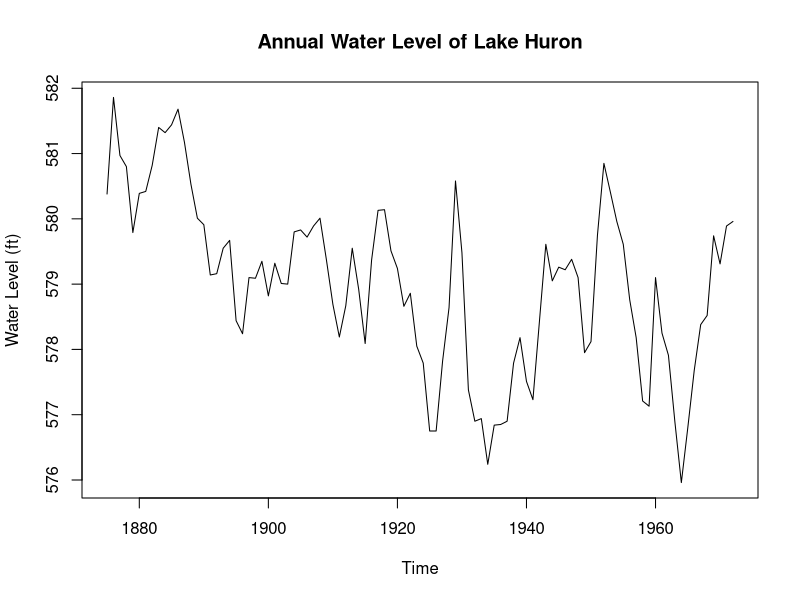
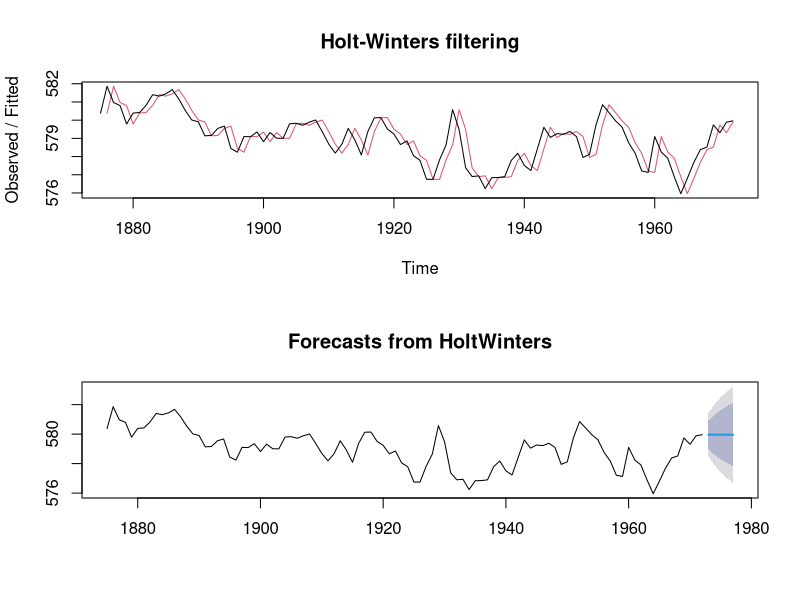
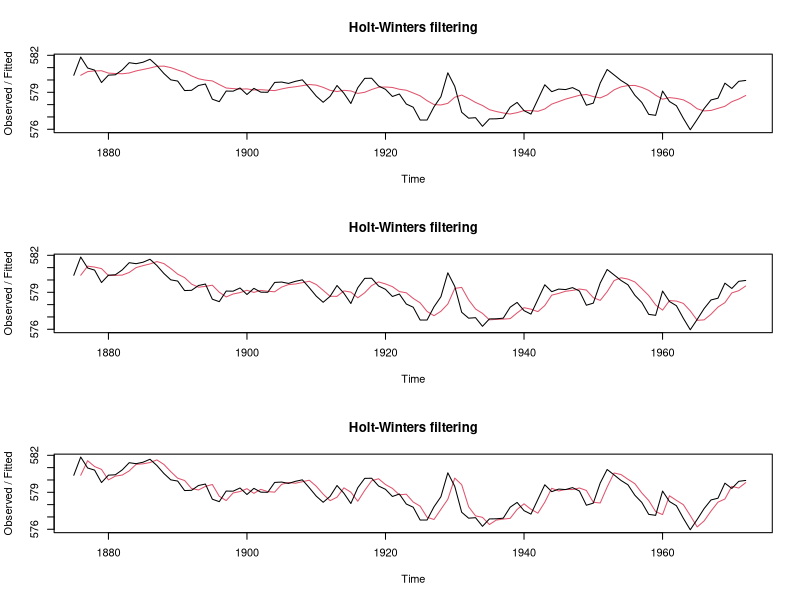
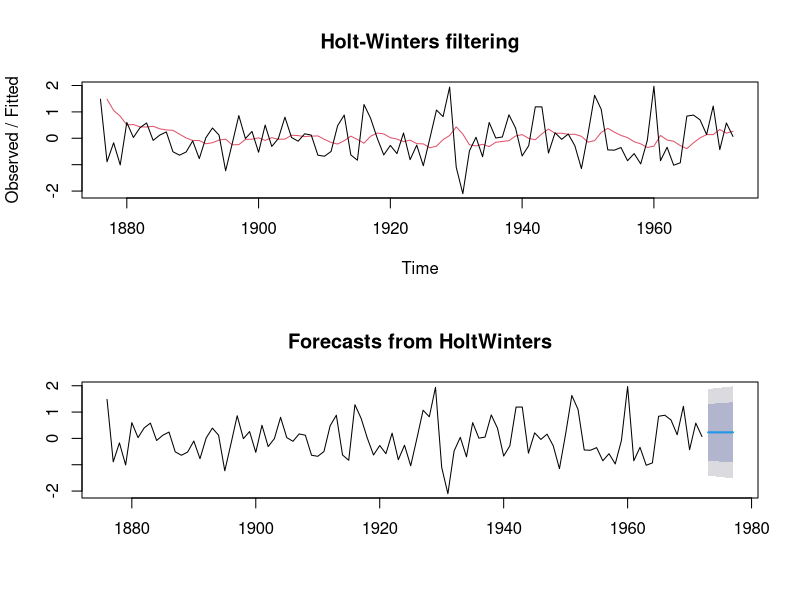
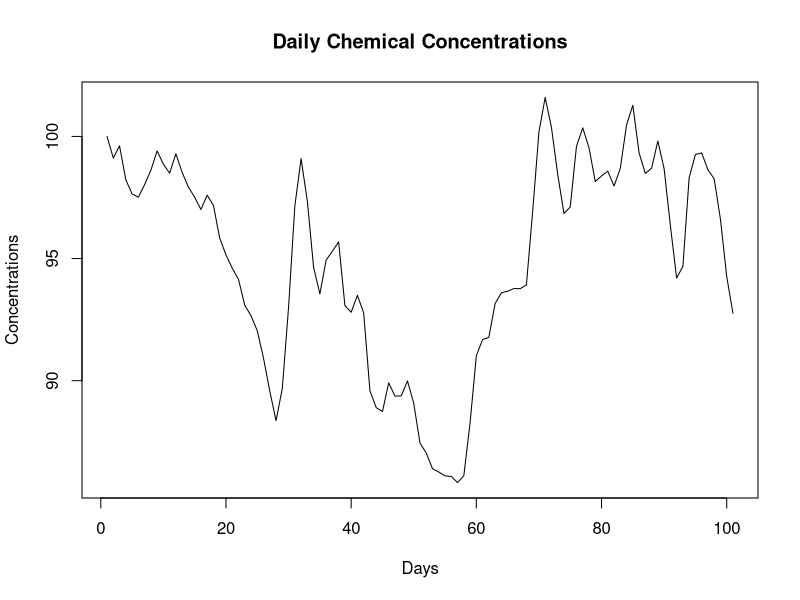
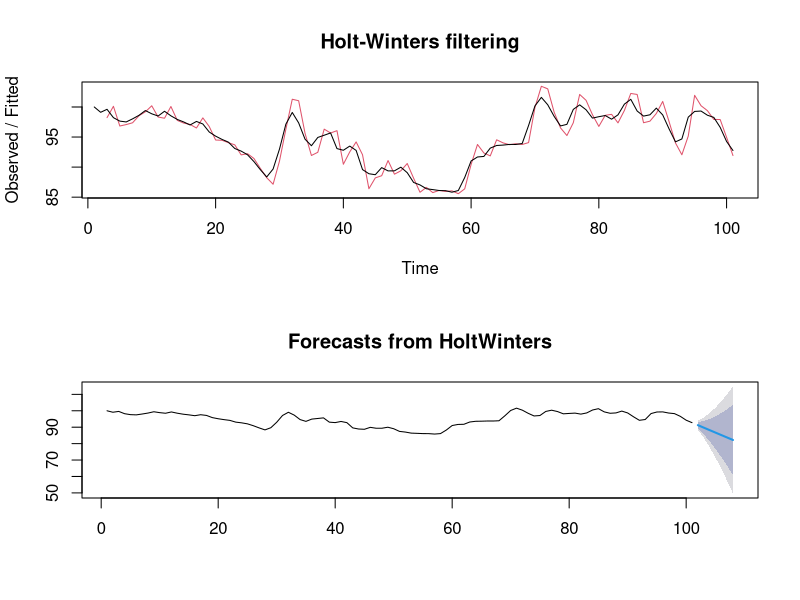
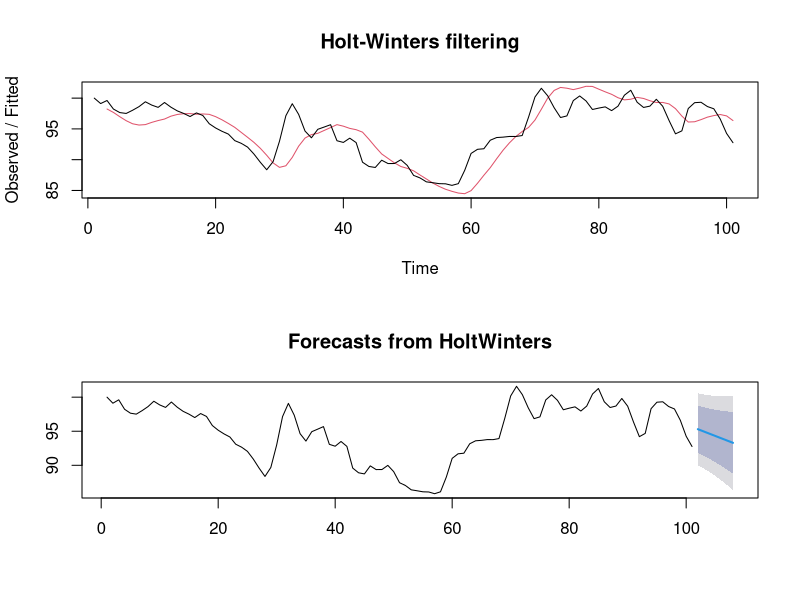
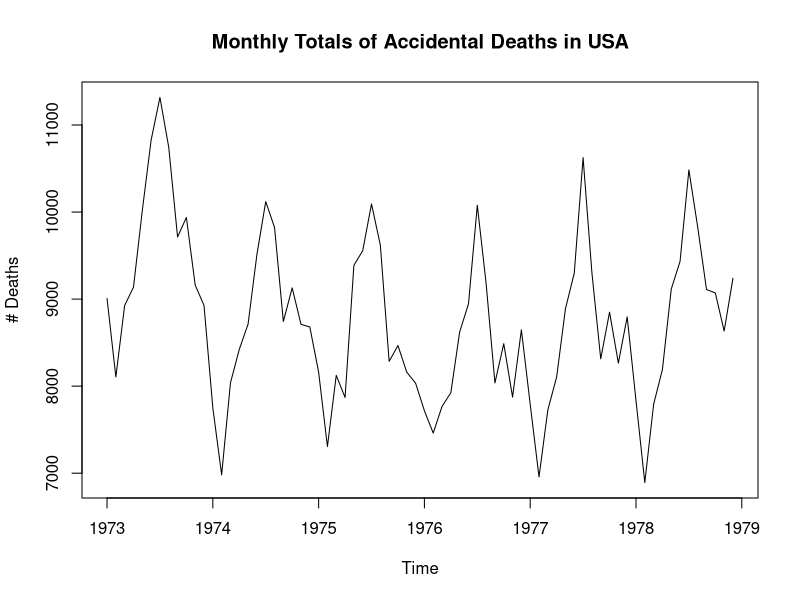

These charts were generated, in order, by the following R code:
# Smoothing Examples
library(forecast)

# For these smoothing approaches we will be using the HoltWinters function
? HoltWinters

# Single (Simple) Exponential Smoothing
par(mfrow = c(1,1))
plot(LakeHuron, main = "Annual Water Level of Lake Huron", ylab = "Water Level (ft)", xlab = "Time")
hw.LH <- HoltWinters(x = LakeHuron, beta = F, gamma = F)
hw.LH$alpha # alpha is very close to 1 -> we expect no smoothing, just a one-step-ahead forecast
par(mfrow = c(2,1))
plot(hw.LH)
plot(forecast(hw.LH, h = 5))

par(mfrow=c(3,1))
plot(HoltWinters(x = LakeHuron, alpha = 0.2, beta = F, gamma = F))
plot(HoltWinters(x = LakeHuron, alpha = 0.5, beta = F, gamma = F))
plot(HoltWinters(x = LakeHuron, alpha = 0.8, beta = F, gamma = F))

hw.LH <- HoltWinters(x = diff(LakeHuron), beta = F, gamma = F)
hw.LH$alpha # 0.18
par(mfrow = c(2,1))
plot(hw.LH)
plot(forecast(hw.LH, h = 5))


# Double Exponential Smoothing
chem <- read.table(file = "chemical.txt", header = F)
chem <- ts(data = chem$V1)
par(mfrow = c(1,1))
plot(chem, main = "Daily Chemical Concentrations", ylab = "Concentrations", xlab = "Days")
par(mfrow = c(2,1))
hw.CH <- HoltWinters(x = chem, gamma = F)
hw.CH$alpha # 1
hw.CH$beta # 1
plot(hw.CH)
plot(forecast(hw.CH, h = 7))
hw.CH <- HoltWinters(x = chem, alpha = 0.2, beta = 0.2, gamma = F)
plot(hw.CH)
plot(forecast(hw.CH, h = 7))

# Triple Exponential Smoothing -- Additive (homoskedastic)
par(mfrow = c(1,1))
plot(USAccDeaths, main = "Monthly Totals of Accidental Deaths in USA", ylab = "# Deaths", xlab = "Time")
hw.AD <- HoltWinters(x = USAccDeaths, seasonal = "add") 
hw.AD$alpha # 0.74
hw.AD$beta # 0.02
hw.AD$gamma # 1
par(mfrow = c(2,1))
plot(hw.AD)
plot(forecast(hw.AD, h = 60))


# Triple Exponential Smoothing -- Multiplicative (heteroskedastic)
par(mfrow = c(1,1))
plot(AirPassengers, main = "Monthly Totals of International Airline Passengers", ylab = "# Passengers", xlab = "Time")
hw.AP <- HoltWinters(x = AirPassengers, seasonal = "mult") 
hw.AP$alpha # 0.28
hw.AP$beta # 0.03
hw.AP$gamma # 0.87
par(mfrow = c(2,1))
plot(hw.AP)
plot(forecast(hw.AP, h = 60))

# For interest's sake let's check other versions of smoothing on the AirPassenger data
par(mfrow = c(4,1))
plot(forecast(HoltWinters(x = AirPassengers, beta = F, gamma = F), h = 60))
plot(forecast(HoltWinters(x = AirPassengers, gamma = F), h = 60))
plot(forecast(HoltWinters(x = AirPassengers, seasonal = "add"), h = 60))
plot(forecast(HoltWinters(x = AirPassengers, seasonal = "mult"), h = 60))

